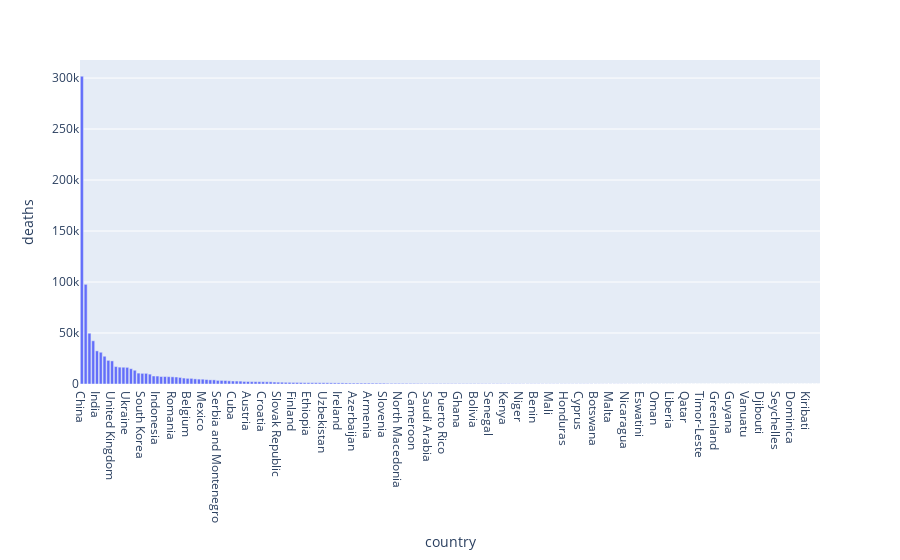

Here is the notebook cell this chart was saved with:
### Code cell
df_males = max_avg_num_males
fig = px.bar(df_males, x = "country", y = "deaths")
fig.show()

### Figure 1 — Plotly figure (JSON) as saved in the notebook; plotly's stock layout.template omitted (floating-point values rounded to 4 significant figures; data arrays with more than 128 entries replaced by an {"elided": "..."} marker saying what was removed)
{"data": [{"alignmentgroup": "True", "hovertemplate": "country=%{x}<br>deaths=%{y}<extra></extra>", "legendgroup": "", "marker": {"color": "#636efa", "pattern": {"shape": ""}}, "name": "", "offsetgroup": "", "orientation": "v", "showlegend": false, "textposition": "auto", "type": "bar", "x": {"elided": "196 str values"}, "xaxis": "x", "y": {"elided": "196 float values"}, "yaxis": "y"}], "layout": {"barmode": "relative", "legend": {"tracegroupgap": 0}, "margin": {"t": 60}, "xaxis": {"anchor": "y", "domain": [0, 1], "title": {"text": "country"}}, "yaxis": {"anchor": "x", "domain": [0, 1], "title": {"text": "deaths"}}}}
